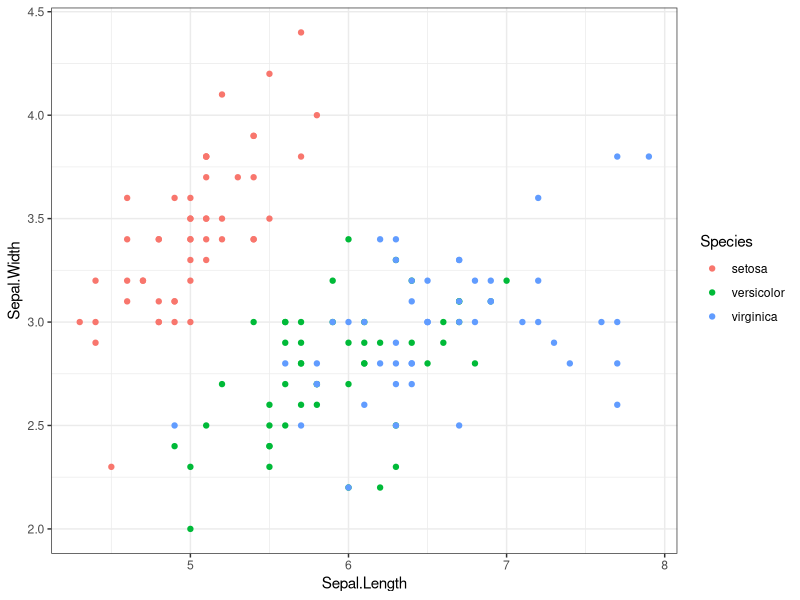
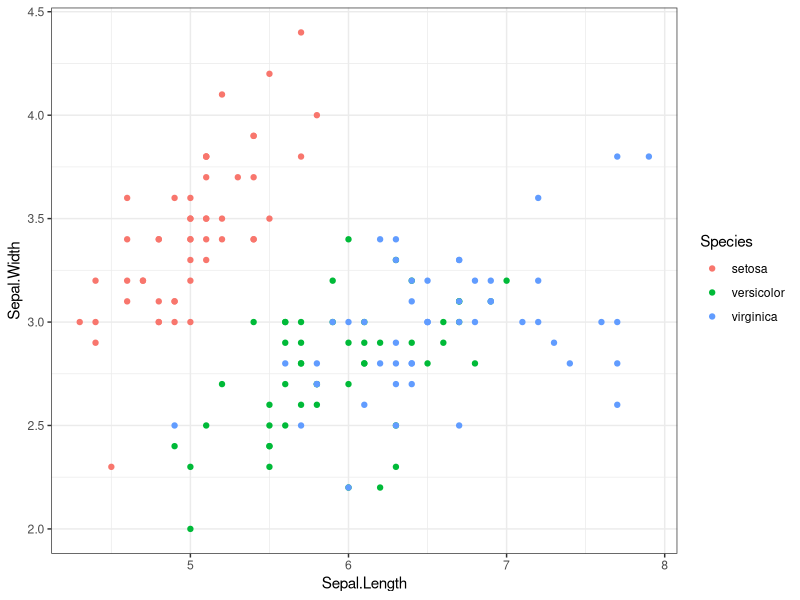

R code for these plots, in order:
## ---- chunk 1
library(here)
library(ggplot2)
library(magrittr)
## ---- chunk 2
iris %>% 
  ggplot(aes(Sepal.Length, Sepal.Width, color = Species)) + 
  geom_point() + 
  theme_bw()
## ---- chunk 3
ggsave(file.path("test_ggplot2.png"))
